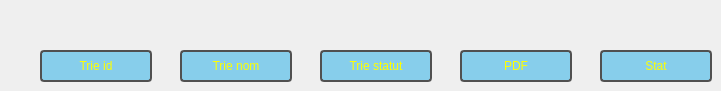
         <widget class="QWidget" name="tab_4">
          <attribute name="title">
           <string>Option</string>
          </attribute>
          <widget class="QPushButton" name="supprimer_13">
           <property name="geometry">
            <rect>
             <x>600</x>
             <y>50</y>
             <width>112</width>
             <height>32</height>
            </rect>
           </property>
           <property name="styleSheet">
            <string notr="true">QPushButton {
    background-color: #87CEEB; /* Light blue: R: 135, G: 206, B: 235 */
    border: 2px solid rgb(80, 80, 80); /* Dark grey: R: 80, G: 80, B: 80 */
    color: rgb(255, 255, 0);
    padding: 6px 12px; /* Adjust padding as needed */
    border-radius: 4px;
}

/* Hover effect */
QPushButton:hover {
    background-color: #add8e6; /* Lighter shade of blue on hover */
}

/* Pressed effect */
QPushButton:pressed {
    background-color: #5F9EA0; /* Darker shade of blue on press */
}

/* Disabled state */
QPushButton:disabled {
    background-color: #d3d3d3; /* Light grey for disabled state */
    border: 2px solid #a9a9a9; /* Dark grey border for disabled state */
    color: #696969; /* Dark grey text for disabled state */
}
</string>
           </property>
           <property name="text">
            <string>Stat</string>
           </property>
          </widget>
          <widget class="QPushButton" name="supprimer_9">
           <property name="geometry">
            <rect>
             <x>40</x>
             <y>50</y>
             <width>112</width>
             <height>32</height>
            </rect>
           </property>
           <property name="styleSheet">
            <string notr="true">QPushButton {
    background-color: #87CEEB; /* Light blue: R: 135, G: 206, B: 235 */
    border: 2px solid rgb(80, 80, 80); /* Dark grey: R: 80, G: 80, B: 80 */
    color: rgb(255, 255, 0);
    padding: 6px 12px; /* Adjust padding as needed */
    border-radius: 4px;
}

/* Hover effect */
QPushButton:hover {
    background-color: #add8e6; /* Lighter shade of blue on hover */
}

/* Pressed effect */
QPushButton:pressed {
    background-color: #5F9EA0; /* Darker shade of blue on press */
}

/* Disabled state */
QPushButton:disabled {
    background-color: #d3d3d3; /* Light grey for disabled state */
    border: 2px solid #a9a9a9; /* Dark grey border for disabled state */
    color: #696969; /* Dark grey text for disabled state */
}
</string>
           </property>
           <property name="text">
            <string>Trie id</string>
           </property>
          </widget>
          <widget class="QPushButton" name="supprimer_11">
           <property name="geometry">
            <rect>
             <x>320</x>
             <y>50</y>
             <width>112</width>
             <height>32</height>
            </rect>
           </property>
           <property name="styleSheet">
            <string notr="true">QPushButton {
    background-color: #87CEEB; /* Light blue: R: 135, G: 206, B: 235 */
    border: 2px solid rgb(80, 80, 80); /* Dark grey: R: 80, G: 80, B: 80 */
    color: rgb(255, 255, 0);
    padding: 6px 12px; /* Adjust padding as needed */
    border-radius: 4px;
}

/* Hover effect */
QPushButton:hover {
    background-color: #add8e6; /* Lighter shade of blue on hover */
}

/* Pressed effect */
QPushButton:pressed {
    background-color: #5F9EA0; /* Darker shade of blue on press */
}

/* Disabled state */
QPushButton:disabled {
    background-color: #d3d3d3; /* Light grey for disabled state */
    border: 2px solid #a9a9a9; /* Dark grey border for disabled state */
    color: #696969; /* Dark grey text for disabled state */
}
</string>
           </property>
           <property name="text">
            <string>Trie statut</string>
           </property>
          </widget>
          <widget class="QPushButton" name="supprimer_10">
           <property name="geometry">
            <rect>
             <x>180</x>
             <y>50</y>
             <width>112</width>
             <height>32</height>
            </rect>
           </property>
           <property name="styleSheet">
            <string notr="true">QPushButton {
    background-color: #87CEEB; /* Light blue: R: 135, G: 206, B: 235 */
    border: 2px solid rgb(80, 80, 80); /* Dark grey: R: 80, G: 80, B: 80 */
    color: rgb(255, 255, 0);
    padding: 6px 12px; /* Adjust padding as needed */
    border-radius: 4px;
}

/* Hover effect */
QPushButton:hover {
    background-color: #add8e6; /* Lighter shade of blue on hover */
}

/* Pressed effect */
QPushButton:pressed {
    background-color: #5F9EA0; /* Darker shade of blue on press */
}

/* Disabled state */
QPushButton:disabled {
    background-color: #d3d3d3; /* Light grey for disabled state */
    border: 2px solid #a9a9a9; /* Dark grey border for disabled state */
    color: #696969; /* Dark grey text for disabled state */
}
</string>
           </property>
           <property name="text">
            <string>Trie nom</string>
           </property>
          </widget>
          <widget class="QPushButton" name="supprimer_12">
           <property name="geometry">
            <rect>
             <x>460</x>
             <y>50</y>
             <width>112</width>
             <height>32</height>
            </rect>
           </property>
           <property name="styleSheet">
            <string notr="true">QPushButton {
    background-color: #87CEEB; /* Light blue: R: 135, G: 206, B: 235 */
    border: 2px solid rgb(80, 80, 80); /* Dark grey: R: 80, G: 80, B: 80 */
    color: rgb(255, 255, 0);
    padding: 6px 12px; /* Adjust padding as needed */
    border-radius: 4px;
}

/* Hover effect */
QPushButton:hover {
    background-color: #add8e6; /* Lighter shade of blue on hover */
}

/* Pressed effect */
QPushButton:pressed {
    background-color: #5F9EA0; /* Darker shade of blue on press */
}

/* Disabled state */
QPushButton:disabled {
    background-color: #d3d3d3; /* Light grey for disabled state */
    border: 2px solid #a9a9a9; /* Dark grey border for disabled state */
    color: #696969; /* Dark grey text for disabled state */
}
</string>
           </property>
           <property name="text">
            <string>PDF</string>
           </property>
          </widget>
         </widget>
